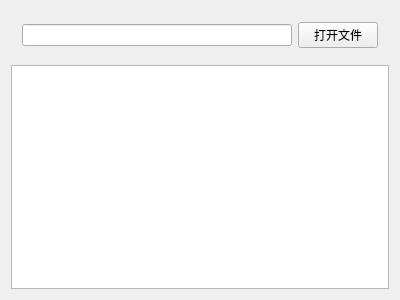
<?xml version="1.0" encoding="UTF-8"?>
<ui version="4.0">
 <class>Widget</class>
 <widget class="QWidget" name="Widget">
  <property name="geometry">
   <rect>
    <x>0</x>
    <y>0</y>
    <width>400</width>
    <height>300</height>
   </rect>
  </property>
  <property name="windowTitle">
   <string>Widget</string>
  </property>
  <layout class="QVBoxLayout" name="verticalLayout">
   <item>
    <widget class="QWidget" name="widget" native="true">
     <layout class="QHBoxLayout" name="horizontalLayout">
      <item>
       <widget class="QLineEdit" name="filepath"/>
      </item>
      <item>
       <widget class="QPushButton" name="btnOpenFile">
        <property name="text">
         <string>打开文件</string>
        </property>
       </widget>
      </item>
     </layout>
    </widget>
   </item>
   <item>
    <widget class="QTextEdit" name="textEdit"/>
   </item>
  </layout>
 </widget>
 <layoutdefault spacing="6" margin="11"/>
 <resources/>
 <connections/>
</ui>
